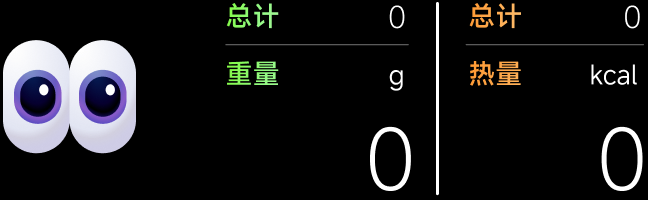
#> input picture step1/assets/left.png, 648 x 200 px
$ python build_assets.py
#> lines starting #> are read from the running program, lines starting #| are printed output that depends on the picture
"""Reproducible LVGL assets. Figma supplies static art; MiSans supplies editable glyphs.
No whole-screen movie, filesystem, browser or desktop API is used by GUI C code.
"""
from pathlib import Path
from PIL import Image, ImageDraw, ImageFont
import numpy as np, json, subprocess, io
ROOT=Path(__file__).resolve().parent
OUT=ROOT.parent
src=[]; declarations=[]
def image(name,im):
 alpha=im.getchannel('A').tobytes() if im.mode=='RGBA' else b''
 im=im.convert('RGB'); a=np.array(im,dtype=np.uint16)
 packed=((a[:,:,0]>>3)<<11)|((a[:,:,1]>>2)<<5)|(a[:,:,2]>>3)
 data=packed.astype('<u2').tobytes()+alpha
 cf='LV_COLOR_FORMAT_RGB565A8' if alpha else 'LV_COLOR_FORMAT_RGB565'
 src.append('static const uint8_t '+name+'_bytes[]={\n'+',\n'.join(','.join(str(b) for b in data[i:i+32]) for i in range(0,len(data),32))+'\n};\n')
 src.append(f'const lv_image_dsc_t {name}={{.header={{.magic=LV_IMAGE_HEADER_MAGIC,.cf={cf},.w={im.width},.h={im.height},.stride={im.width*2}}},.data_size=sizeof({name}_bytes),.data={name}_bytes}};\n')
 declarations.append(f'LV_IMAGE_DECLARE({name});')
 return name
left=Image.open(ROOT/'left.png').convert('RGB');right=Image.open(ROOT/'right.png').convert('RGB')
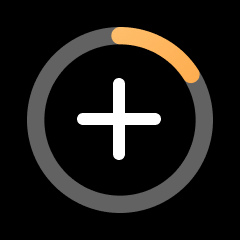
#> input picture step1/assets/right.png, 240 x 240 px
data=left.crop((225,0,648,200))
fields=[(386,0,406,36,30),(364,120,416,194,84),(622,0,642,36,30),(596,120,648,194,84)]
fontpath=Path.home()/'AppData/Local/Microsoft/Windows/Fonts/MiSans-Light.ttf'
for i,(x,y,r,b,size) in enumerate(fields):
 w,h=r-x,b-y;zero=left.crop((x,y,r,b)); ink=zero.getbbox()
 font=ImageFont.truetype(str(fontpath),size*4)
 for c in '0123456789.-':
  if c=='0': glyph=zero
  else:
   fw=max(1,round(font.getlength(c)/4));glyph=Image.new('RGB',(fw*4,h*4))
   baseline=ink[3]*4-font.getbbox('0',anchor='ls')[3]
   ImageDraw.Draw(glyph).text((0,baseline),c,font=font,fill='white',anchor='ls')
   glyph=glyph.resize((fw,h),Image.Resampling.LANCZOS)
  image(f'gui_glyph_{i}_{ord(c)}',glyph)
 ImageDraw.Draw(data).rectangle((x-225,y,r-226,b-1),fill='black')
 src.append(f'const lv_image_dsc_t *const gui_digits_{i}[]={{'+','.join('&gui_glyph_'+str(i)+'_'+str(ord(c)) for c in '0123456789.-')+'};\n')
 declarations.append(f'extern const lv_image_dsc_t *const gui_digits_{i}[12];')
#> this loop made 4 passes
#> ink on passes 1 to 4: (3, 5, 19, 29), (6, 6, 47, 71), (3, 5, 18, 29), (5, 6, 47, 71)
#> pass 1, `zero = left.crop((x, y, r, b))`:
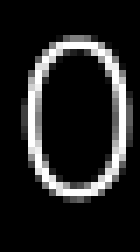
#> zero: PIL image 20x36 RGB (shown 7 times larger); min 0, max 255, mean 34.1
#> pass 1, in image (call 2), `im = im.convert('RGB')`:
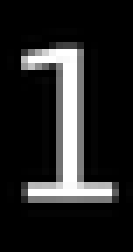
#> im: PIL image 19x36 RGB (shown 7 times larger); min 0, max 255, mean 36.5
#> after the loop:
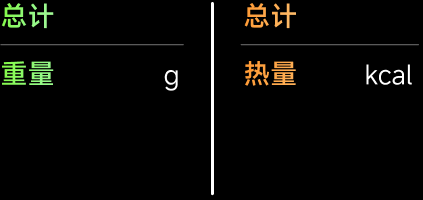
#> data: PIL image 423x200 RGB; mean R, G, B 8.3, 8.6, 5.7
#> after the loop:
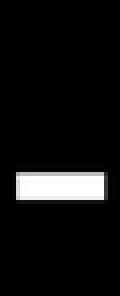
#> glyph: PIL image 30x74 RGB (shown 4 times larger); min 0, max 255, mean 17.1
#> after the loop, declarations = 52 items; src = 100 items
image('gui_text_art',data)
image('gui_eyes_art',left.crop((0,0,140,200)))
# Split right artwork into an independent ring and plus, without changing edge antialiasing.
ring=right.copy();ImageDraw.Draw(ring).rectangle((76,77,162,161),fill='black')
image('gui_ring_art',ring);image('gui_plus_art',right.crop((76,77,163,162)))
# Split the temporarily exported Figma food state into independently animated art and editable glyphs.
food=Image.open(ROOT/'left-food-reference.png').convert('RGB')
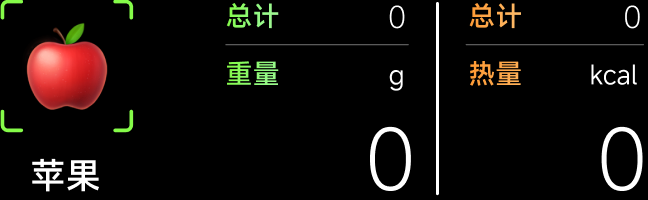
#> input picture step1/assets/left-food-reference.png, 648 x 200 px
def keyed(im):
 a=np.array(im.convert('RGBA'));a[:,:,3]=np.where(np.any(a[:,:,:3]!=0,axis=2),255,0);return Image.fromarray(a)
corners=food.crop((0,0,140,140));ImageDraw.Draw(corners).rectangle((24,20,111,110),fill='black')
# Apple occupies the middle; corner shapes remain outside this crop.
art=Image.new('RGB',(140,140));art.paste(food.crop((24,20,112,111)),(24,20))
#> after `art = Image.new('RGB', (140, 140))`: art: PIL image 140x140 RGB; every value is 0
image('gui_corners_art',keyed(corners));image('gui_food_art',keyed(art))
#> in keyed (call 2), `a[:, :, 3] = np.where(np.any(a[:, :, :3] != 0, axis=2), 255, 0)`:
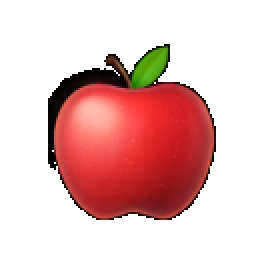
#> a: shape (140, 140, 4) (shown 2 times larger); mean R, G, B, A 49.7, 16.3, 14.3, 71.8; transparent parts drawn white
image('gui_food_char_33529',food.crop((30,152,65,199)))
image('gui_food_char_26524',food.crop((65,152,101,199)))
(OUT/'GUI_Assets.c').write_text('#include "GUI_Assets.h"\n'+''.join(src),encoding='utf8')
(OUT/'GUI_Assets.h').write_text('#pragma once\n#include "lvgl.h"\n'+'\n'.join(declarations)+'\n',encoding='utf8')
print('Generated',len(src),'entries; C bytes', (OUT/'GUI_Assets.c').stat().st_size)
#| Generated 116 entries; C bytes 1633394
